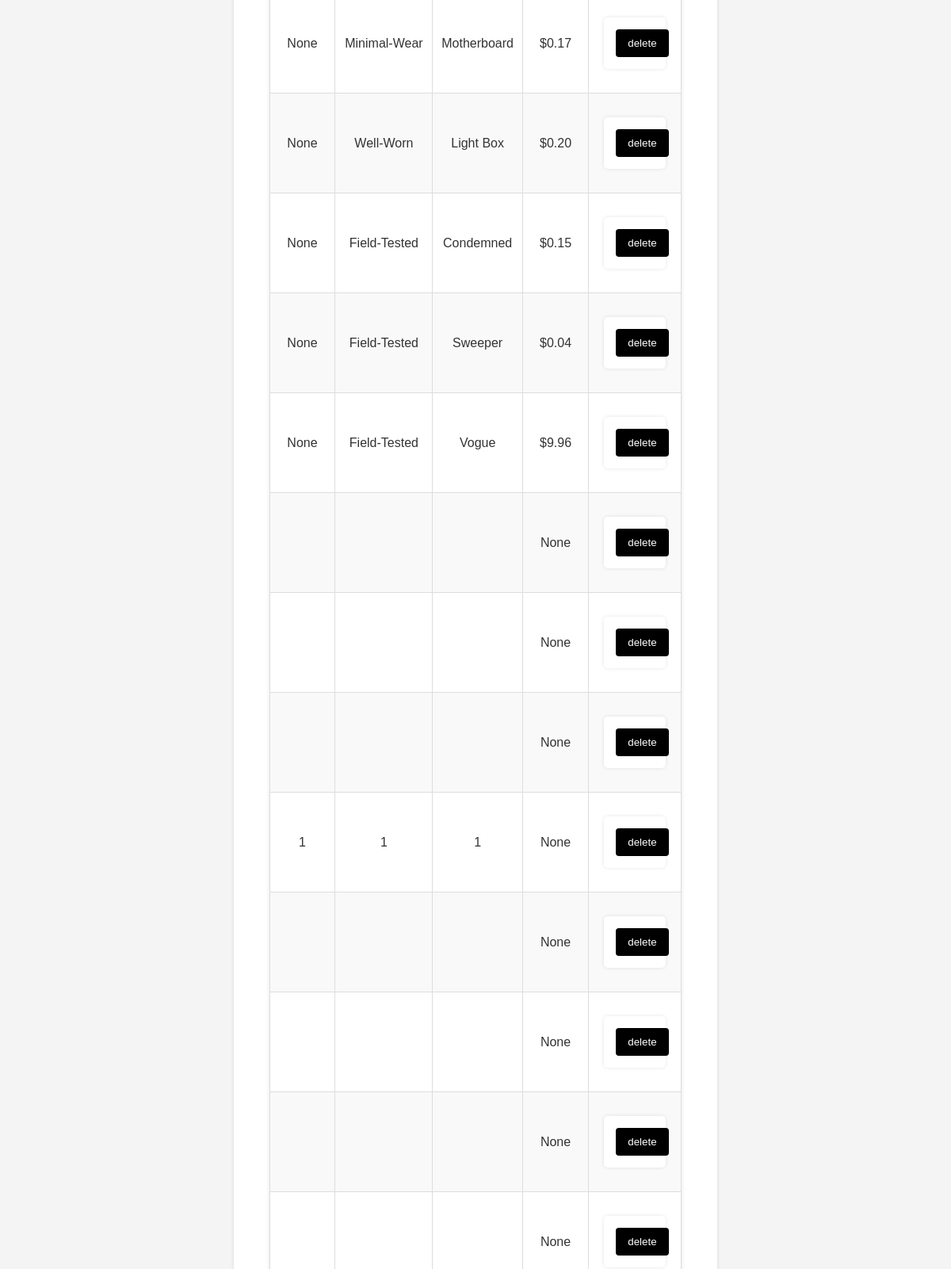
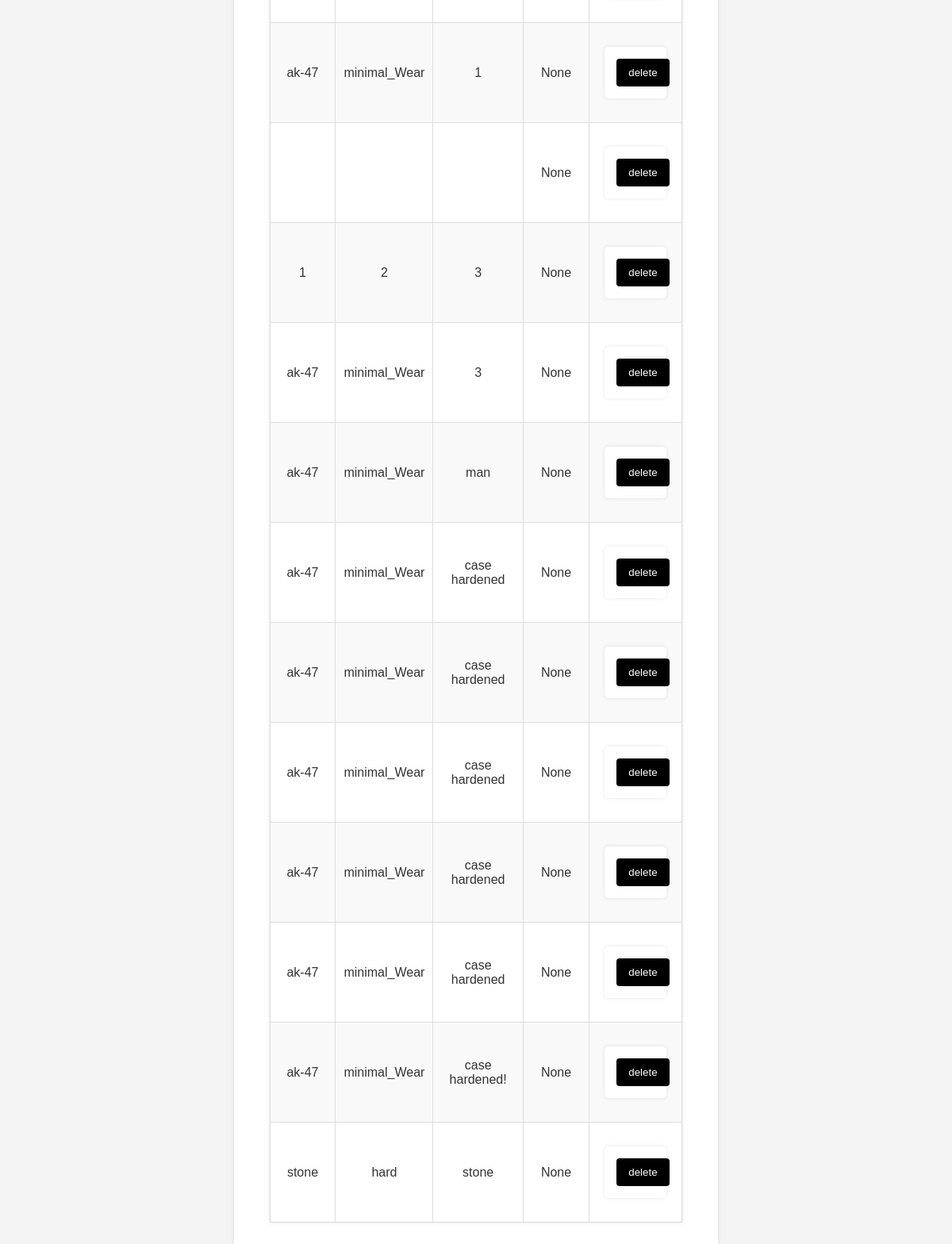
Before: / (lower part) with the older database file (2 pictures, top to bottom).
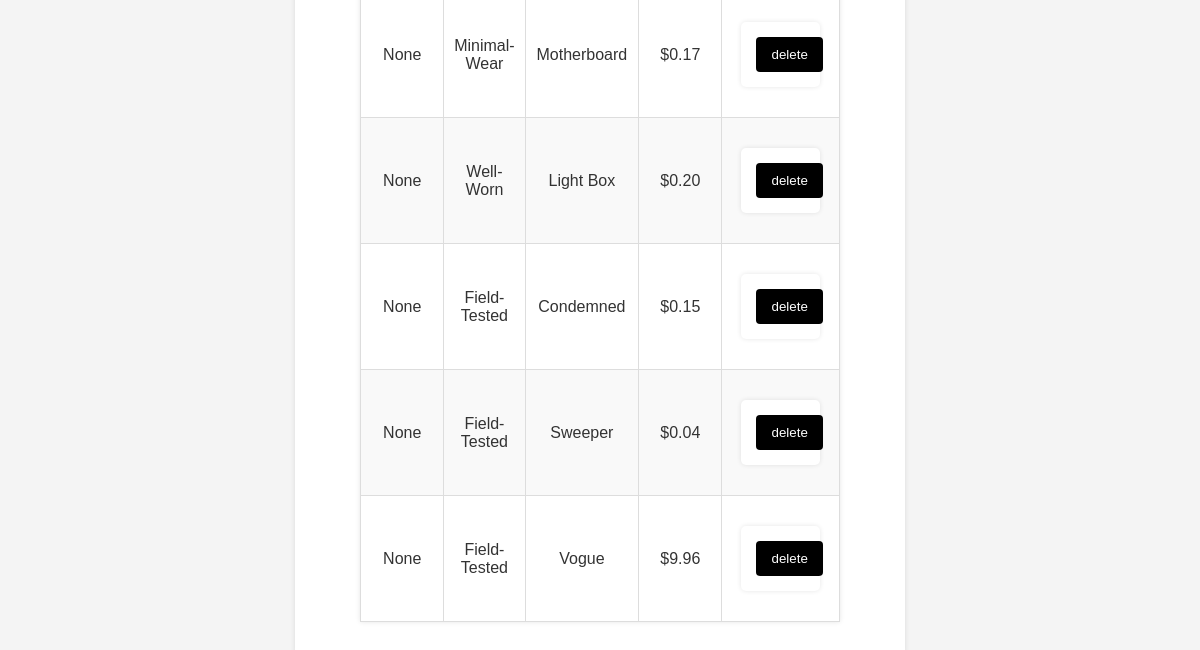
After: the same page with the newer database file.
### tables this page shows
CREATE TABLE CS_Skins (id INTEGER PRIMARY KEY, Skin_Name TEXT, Wear TEXT, Price INTEGER, Weapon_id INTEGER REFERENCES Catigory_Wepons (id), "Stat-Track" TEXT);

### app.py (the view)
@app.route("/")
def home():
    cursor = get_db().cursor()
    sql ="SELECT * FROM CS_Skins"
    cursor.execute(sql)
    results = cursor.fetchall()
    return render_template("contents.html", results=results)

### app.py (called while the page is built)
def get_db():
    db = getattr(g, '_database', None)
    if db is None:
        db = g._database = sqlite3.connect(DATABASE)
    return db

@app.teardown_appcontext
def close_connection(exception):
    db = getattr(g, '_database', None)
    if db is not None:
        db.close()

### templates/contents.html (shortened to what this page needs)
<!DOCTYPE html>
<html lang="en">
<head>
    <link rel="stylesheet" href={{url_for('static',filename='styles.css')}}>
</head>
<body>
    <form action="/add" method="post">
    <table>
        {% for item in results %}
        <tr>
            <td>{{item[4]}}</td>
            <td>{{item[2]}}</td>
            <td>{{item[1]}}</td>
            <td>{{item[3]}}</td>
            <td>
                <form action="/delete" method="post">
                    <input type="submit" value="delete">
                </form>
            </td>
        </tr>
        {% endfor %}
</body>
</html>

### static/styles.css (style rules this page uses)
body { font-family: Arial, sans-serif; background-color: #f4f4f4; color: #333; text-align: center; margin: 0; padding: 20px; }
table { width: 80%; margin: 20px auto; border-collapse: collapse; background-color: #fff; box-shadow: 0px 0px 5px rgba(0, 0, 0, 0.1); }
table, th, td { border: 1px solid #ddd; }
tr:nth-child(even) { background-color: #f9f9f9; }
form { width: 50%; margin: 20px auto; padding: 15px; background-color: #fff; box-shadow: 0px 0px 5px rgba(0, 0, 0, 0.1); border-radius: 5px; }
input[type="submit"] { background-color: #000000; color: white; padding: 10px 15px; border: none; cursor: pointer; border-radius: 4px; transition: background 0.3s ease; }
input[type="submit"][value="delete"] { background-color: #000000; }

Changed rows visible on the page:
removed CS_Skins: item "None"
removed CS_Skins: item "None"
removed CS_Skins: item "None"
removed CS_Skins: Weapon "1", Wear "1", Skin_Name "1", item "None"
removed CS_Skins: item "None"
removed CS_Skins: item "None"
removed CS_Skins: item "None"
removed CS_Skins: item "None"
removed CS_Skins: Weapon "ak-47", Wear "minimal_Wear", Skin_Name "1", item "None"
removed CS_Skins: item "None"
removed CS_Skins: Weapon "1", Wear "2", Skin_Name "3", item "None"
removed CS_Skins: Weapon "ak-47", Wear "minimal_Wear", Skin_Name "3", item "None"
removed CS_Skins: Weapon "ak-47", Wear "minimal_Wear", Skin_Name "man", item "None"
removed CS_Skins: Weapon "ak-47", Wear "minimal_Wear", Skin_Name "case hardened", item "None"
removed CS_Skins: Weapon "ak-47", Wear "minimal_Wear", Skin_Name "case hardened", item "None"
removed CS_Skins: Weapon "ak-47", Wear "minimal_Wear", Skin_Name "case hardened", item "None"
removed CS_Skins: Weapon "ak-47", Wear "minimal_Wear", Skin_Name "case hardened", item "None"
removed CS_Skins: Weapon "ak-47", Wear "minimal_Wear", Skin_Name "case hardened", item "None"
removed CS_Skins: Weapon "ak-47", Wear "minimal_Wear", Skin_Name "case hardened!", item "None"
removed CS_Skins: Weapon "stone", Wear "hard", Skin_Name "stone", item "None"
